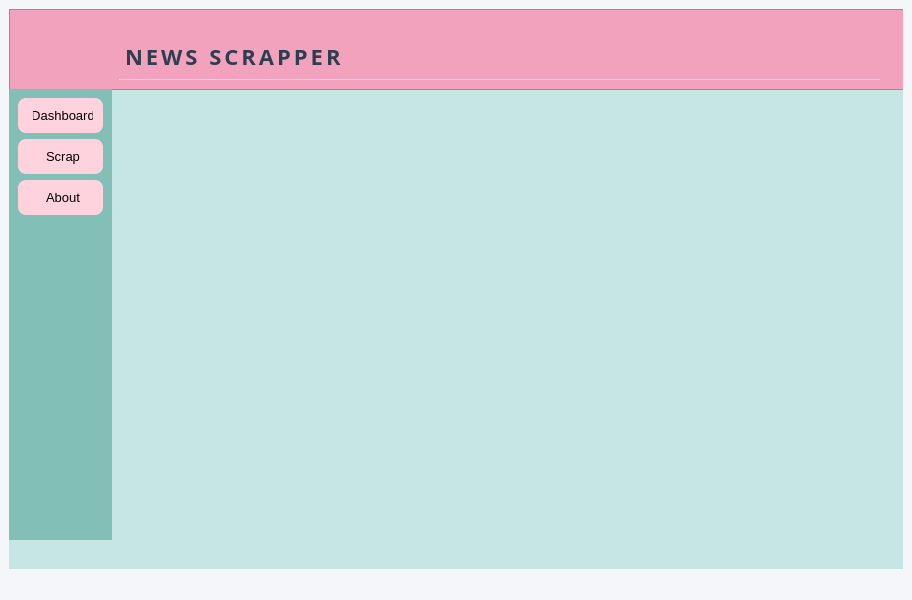
<?xml version="1.0" encoding="UTF-8"?>
<ui version="4.0">
 <class>MainWindow</class>
 <widget class="QMainWindow" name="MainWindow">
  <property name="geometry">
   <rect>
    <x>0</x>
    <y>0</y>
    <width>912</width>
    <height>600</height>
   </rect>
  </property>
  <property name="windowTitle">
   <string>MainWindow</string>
  </property>
  <property name="styleSheet">
   <string notr="true">background-color: #f5f6fa;</string>
  </property>
  <widget class="QWidget" name="centralwidget">
   <layout class="QVBoxLayout" name="verticalLayout">
    <item>
     <widget class="QWidget" name="widget" native="true">
      <property name="styleSheet">
       <string notr="true">background-color: #C6E6E3;</string>
      </property>
      <widget class="QFrame" name="Header">
       <property name="geometry">
        <rect>
         <x>0</x>
         <y>0</y>
         <width>901</width>
         <height>81</height>
        </rect>
       </property>
       <property name="styleSheet">
        <string notr="true">background-color: #F3A2BE;
    border-bottom: 1px solid #dcdde1;</string>
       </property>
       <property name="frameShape">
        <enum>QFrame::Shape::StyledPanel</enum>
       </property>
       <property name="frameShadow">
        <enum>QFrame::Shadow::Raised</enum>
       </property>
       <widget class="QLabel" name="label">
        <property name="geometry">
         <rect>
          <x>110</x>
          <y>20</y>
          <width>761</width>
          <height>61</height>
         </rect>
        </property>
        <property name="minimumSize">
         <size>
          <width>0</width>
          <height>61</height>
         </size>
        </property>
        <property name="font">
         <font>
          <family>Poppins</family>
          <pointsize>-1</pointsize>
          <bold>true</bold>
         </font>
        </property>
        <property name="styleSheet">
         <string notr="true">QLabel {
    /* Gunakan font yang lebih ramping tapi tegas */
    font-family: &quot;Poppins&quot;, &quot;Montserrat&quot;, &quot;Segoe UI Semibold&quot;;
    font-size: 22px;
    font-weight: bold;
    color: #2c3e50; /* Sesuaikan dengan tema warnamu */
    
    /* Menambah jarak antar huruf agar tidak terlihat dempet/distorsi */
    letter-spacing: 3px; 
    
    /* Memberi ruang di bawah teks sebelum menyentuh garis/elemen lain */
    margin-bottom: 10px;
    padding-top: 5px;
}</string>
        </property>
        <property name="text">
         <string>NEWS SCRAPPER</string>
        </property>
       </widget>
      </widget>
      <widget class="QFrame" name="Sidebar">
       <property name="geometry">
        <rect>
         <x>0</x>
         <y>80</y>
         <width>103</width>
         <height>451</height>
        </rect>
       </property>
       <property name="styleSheet">
        <string notr="true">background-color: #81BFB7; 
border: none;</string>
       </property>
       <property name="frameShape">
        <enum>QFrame::Shape::StyledPanel</enum>
       </property>
       <property name="frameShadow">
        <enum>QFrame::Shadow::Raised</enum>
       </property>
       <layout class="QVBoxLayout" name="verticalLayout_2">
        <item>
         <widget class="QPushButton" name="pushButton">
          <property name="font">
           <font>
            <pointsize>-1</pointsize>
           </font>
          </property>
          <property name="styleSheet">
           <string notr="true">/* Gaya Standar */
QPushButton {
    background-color: #FFD3DD; /* Warna latar gelap */
    color: F0F9F8;               /* Warna teks */
    border-radius: 8px;         /* Membuat sudut melengkung */
    padding: 10px;
    font-size: 13px;
    text-align: justify;           /* Teks di tengah agar rapi di sidebar */
    padding-left: 15px;
    border: none;
}

/* Gaya saat kursor menyentuh tombol (Hover) */
QPushButton:hover {
    background-color: #4e6a85;  /* Warna sedikit lebih terang */
}

/* Gaya saat tombol diklik */
QPushButton:pressed {
    background-color: #2c3e50;  /* Warna lebih gelap */
}</string>
          </property>
          <property name="text">
           <string>Dashboard</string>
          </property>
         </widget>
        </item>
        <item>
         <widget class="QPushButton" name="pushButton_2">
          <property name="styleSheet">
           <string notr="true">/* Gaya Standar */
QPushButton {
    background-color: #FFD3DD; /* Warna latar gelap */
    color: F0F9F8;               /* Warna teks */
    border-radius: 8px;         /* Membuat sudut melengkung */
    padding: 10px;
    font-size: 13px;
    text-align: justify;           /* Teks di tengah agar rapi di sidebar */
    padding-left: 15px;
    border: none;
}

/* Gaya saat kursor menyentuh tombol (Hover) */
QPushButton:hover {
    background-color: #4e6a85;  /* Warna sedikit lebih terang */
}

/* Gaya saat tombol diklik */
QPushButton:pressed {
    background-color: #2c3e50;  /* Warna lebih gelap */
}</string>
          </property>
          <property name="text">
           <string>Scrap</string>
          </property>
         </widget>
        </item>
        <item>
         <widget class="QPushButton" name="pushButton_3">
          <property name="font">
           <font>
            <pointsize>-1</pointsize>
           </font>
          </property>
          <property name="styleSheet">
           <string notr="true">/* Gaya Standar */
QPushButton {
    background-color: #FFD3DD; /* Warna latar gelap */
    color: F0F9F8;               /* Warna teks */
    border-radius: 8px;         /* Membuat sudut melengkung */
    padding: 10px;
    font-size: 13px;
    text-align: justify;           /* Teks di tengah agar rapi di sidebar */
    padding-left: 15px;
    border: none;
}

/* Gaya saat kursor menyentuh tombol (Hover) */
QPushButton:hover {
    background-color: #4e6a85;  /* Warna sedikit lebih terang */
}

/* Gaya saat tombol diklik */
QPushButton:pressed {
    background-color: #2c3e50;  /* Warna lebih gelap */
}</string>
          </property>
          <property name="text">
           <string>About</string>
          </property>
         </widget>
        </item>
        <item>
         <spacer name="verticalSpacer">
          <property name="orientation">
           <enum>Qt::Orientation::Vertical</enum>
          </property>
          <property name="sizeHint" stdset="0">
           <size>
            <width>20</width>
            <height>40</height>
           </size>
          </property>
         </spacer>
        </item>
       </layout>
      </widget>
     </widget>
    </item>
   </layout>
  </widget>
  <widget class="QMenuBar" name="menubar">
   <property name="geometry">
    <rect>
     <x>0</x>
     <y>0</y>
     <width>912</width>
     <height>26</height>
    </rect>
   </property>
  </widget>
  <widget class="QStatusBar" name="statusbar"/>
 </widget>
 <resources/>
 <connections/>
</ui>
